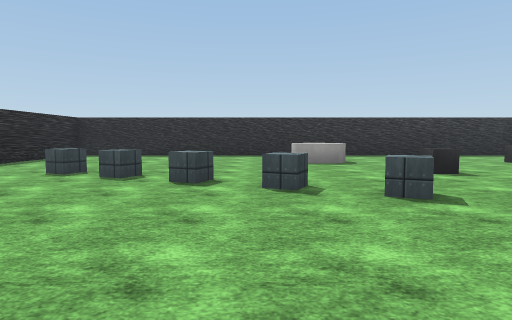
[1] (above)

19 first-person views from a walk through a scene from a Unity 3-D project. The camera is 1.4 m above the floor, tilts 4° down and sees 75° across. The floor is counted in squares, 2 m on a side. Each view is taken from the middle of a square. On the plan, view 1 faces up. The plan holds only what a view shows up to about 10 squares ahead; the rest is blank. The place goes on beyond the plan. Some surface patterns are stand-ins.

[2]
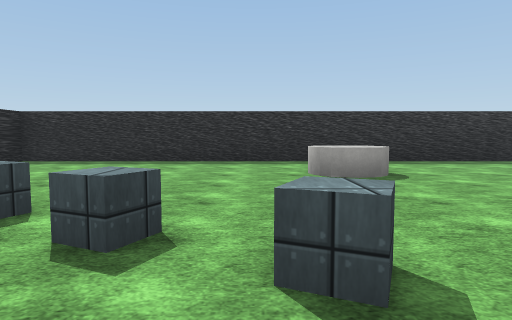

[3]
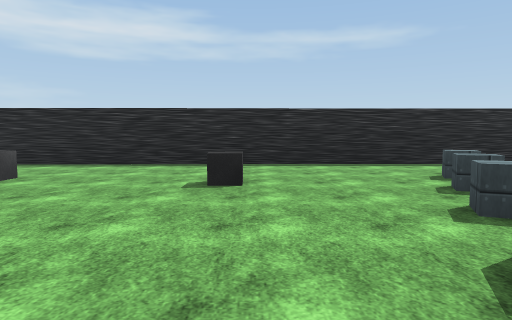

[4]
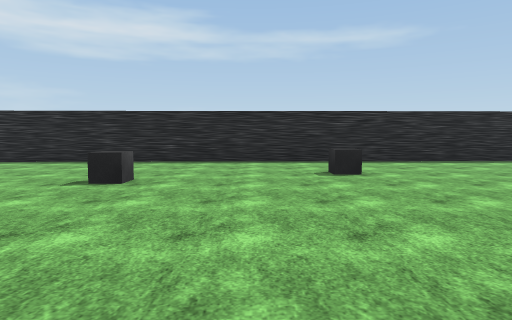

[5]
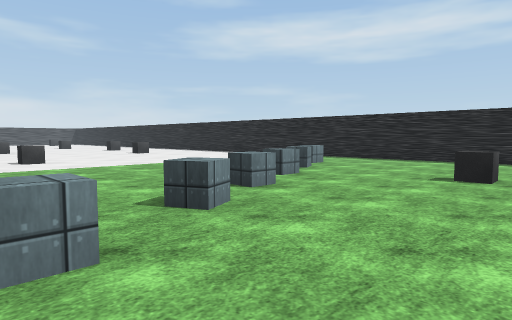

[6]
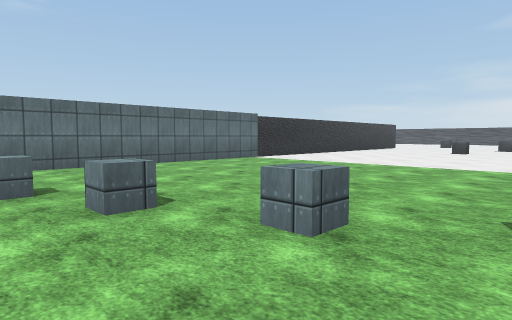

[7]
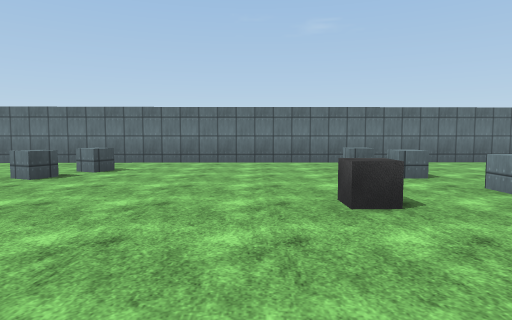

[8]
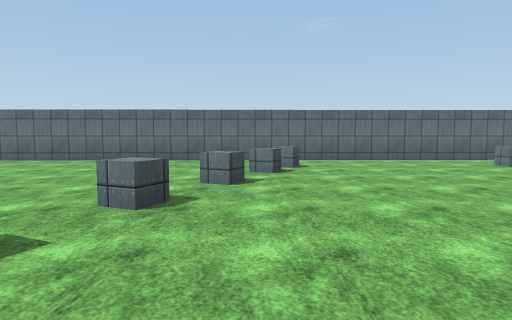

[9]
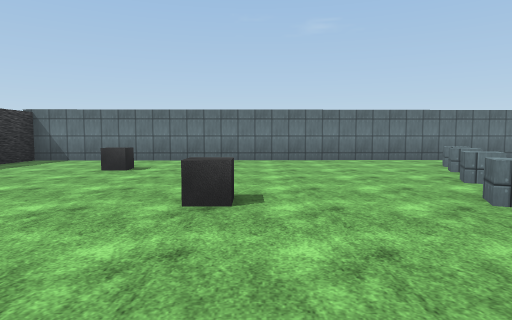

[10]
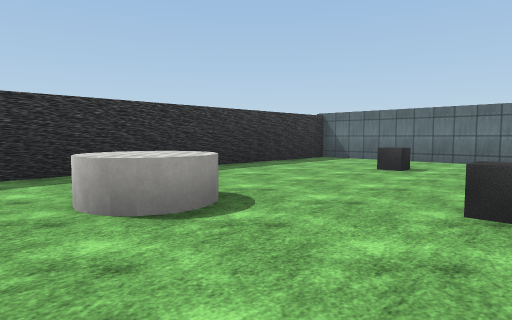

[11]
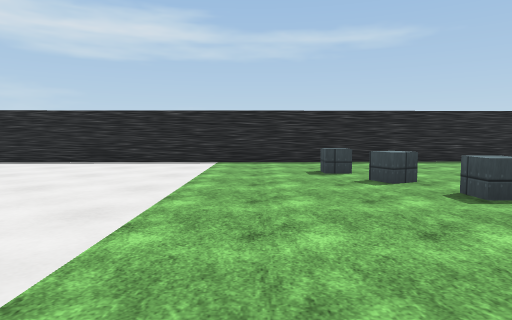

[12]
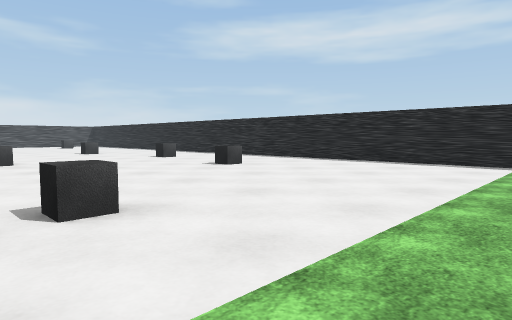

[13]
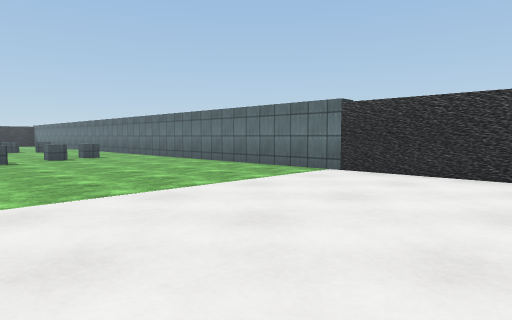

[14]
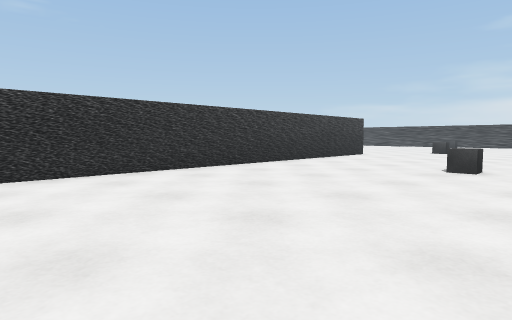

[15]
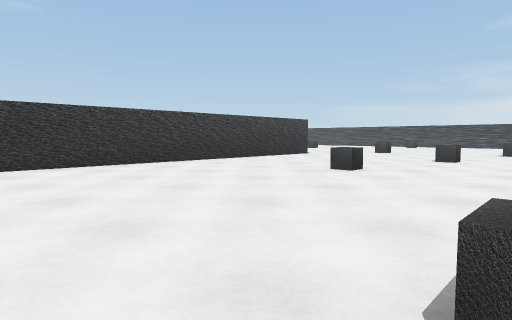

[16]
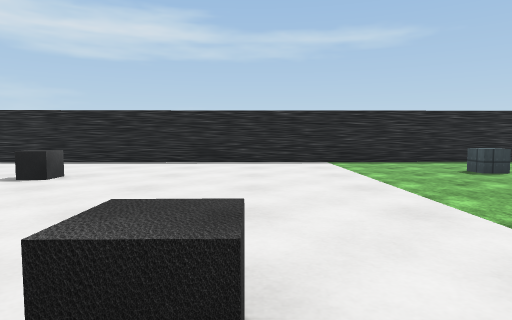

[17]
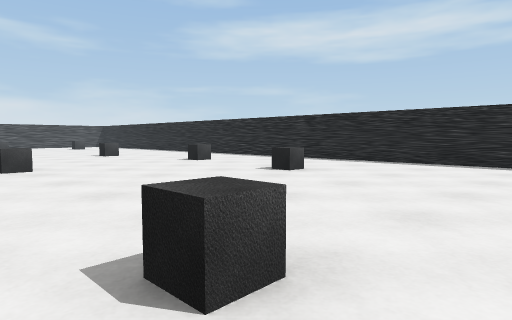

[18]
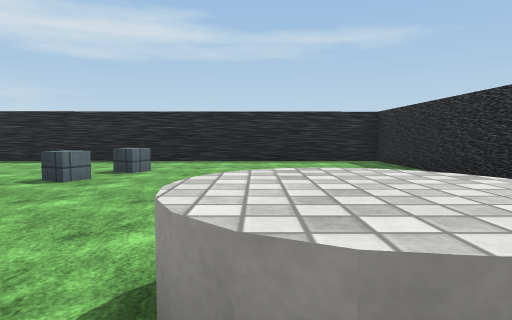

[19]
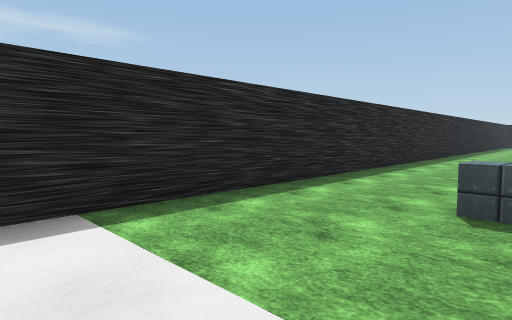

### Floor plan
Key: @ floor where view 1 was taken; # wall or solid block; x gap in a wall; . floor; = window, fence, low wall or low ledge; ^ raised ledge.
Columns run from 7 left of view 1 to 11 right of it. Each row starts with its distance up from view 1.
 13 ##################
 12 #................#
 11 #................#
 10 #........^.......#
  9 #.......^^....^..#
  8 #................#
  7 #..=.............#
  6 #..==^...........#
  5 #.....^=.........#
  4 #........^.......#
  3 #.........=x.....#
  2 #.............^..#
  1 #..............^.#
  0 #......@.........#
 -1 #.......^........#
 -2 #................#
 -3 #................#
 -4 #..............^.#
 -5 #....^......^.^..#
 -6 #..........^.....#
 -7 #........^.......#
 -8 #.....^..........#
 -9 #....^...........#
-10 #................##
-11 #.................#
-12 #.................#
-13 #.................#
-14 #........^........#
-15 ##................#
-16  #................#
-17  #................#
-18  #..^.............#
-19  #................#
-20  #................#

Where each view was taken, in squares from view 1:
view 1: 0 up, 0 right, facing up
view 2: 3 up, 0 right, facing up
view 3: 3 up, 2 right, facing left
view 4: 3 down, 3 right, facing left
view 5: 4 down, 4 right, facing down-left
view 6: 4 down, 2 right, facing down-right
view 7: 2 down, 1 right, facing right
view 8: 2 up, 0 right, facing right
view 9: 6 up, 0 right, facing right
view 10: 6 up, 0 right, facing up-right
view 11: 11 down, 3 right, facing left
view 12: 11 down, 3 right, facing down-left
view 13: 16 down, 4 right, facing up-right
view 14: 12 down, 4 right, facing down-right
view 15: 13 down, 2 right, facing down-right
view 16: 14 down, 3 right, facing left
view 17: 13 down, 3 right, facing down-left
view 18: 9 up, 3 right, facing left
view 19: 13 down, 3 left, facing up-left
